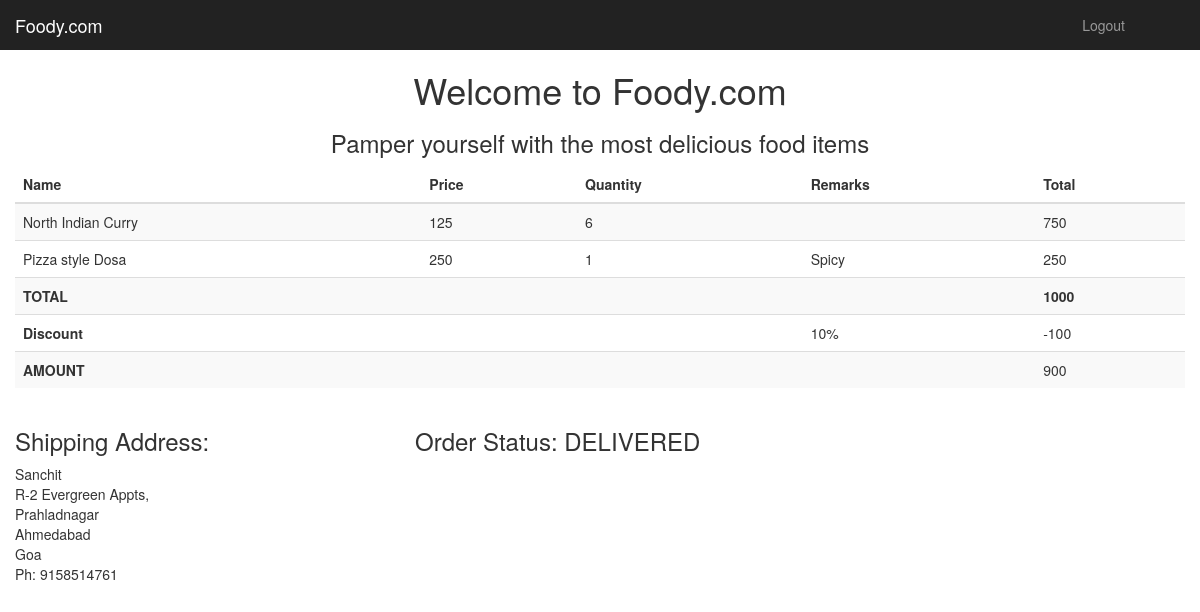
Page /manager/checkorder.php?order=5 (signed in) on the committed database.
### tables this page shows
CREATE TABLE IF NOT EXISTS `order_fooditems` (
  `order_id` int(11) NOT NULL,
  `fooditems_id` int(11) NOT NULL,
  `quantity` int(11) NOT NULL,
  `remarks` text NOT NULL
);

CREATE TABLE IF NOT EXISTS `fooditems` (
`id` int(40) NOT NULL,
  `itemname` varchar(40) NOT NULL,
  `category_id` int(40) NOT NULL,
  `price` int(10) NOT NULL
);

CREATE TABLE IF NOT EXISTS `discount` (
`id` int(11) NOT NULL,
  `code` varchar(15) NOT NULL,
  `percent` int(11) NOT NULL,
  `minprice` int(11) NOT NULL,
  `status` tinyint(1) NOT NULL DEFAULT '1'
);

CREATE TABLE IF NOT EXISTS `address` (
`id` int(11) NOT NULL,
  `user_id` int(11) NOT NULL,
  `name` varchar(50) NOT NULL,
  `line1` text NOT NULL,
  `line2` text,
  `city` varchar(30) NOT NULL,
  `phone` varchar(10) NOT NULL
);

### manager/checkorder.php (the view, shortened to what this page needs)
<?php
    require_once('../includes/DbConnection.php');
    if(isset($_GET['order'])) $orderid=$_GET['order'];
    $sql="SELECT * FROM `order_fooditems` join fooditems on order_fooditems.fooditems_id = fooditems.id WHERE order_id = {$orderid} ";
    $order=mysqli_query($connection,$sql);
    $sql="SELECT * from orders where id={$orderid}";
    $result=mysqli_query($connection,$sql);
    if($result)
    $details=mysqli_fetch_assoc($result);
        $sql="SELECT * from discount where id = {$details['discount_id']}";
        $coupon=mysqli_query($connection,$sql);
        if($coupon)
        $discount=mysqli_fetch_assoc($coupon);
        $disc=$discount['percent']/100;
        $sql="SELECT * from address where id = {$details['addressid']}";
        $addr=mysqli_query($connection,$sql);
        if($addr)
        $address=mysqli_fetch_assoc($addr);
?>
<!DOCTYPE html>
<html lang="en">
<head>
    <link href="../assets/bootstrap/css/bootstrap.min.css" rel="stylesheet">
    <link href="../assets/css/dashboard.css" rel="stylesheet">
  </head>
  <body>
    <nav class="navbar navbar-inverse navbar-fixed-top">
      <div class="container-fluid">
        <div class="navbar-header">
          <a class="navbar-brand" href="index.php">Foody.com</a>
        </div>
        <div id="navbar" class="navbar-collapse collapse">
          <ul class="nav navbar-nav navbar-right">
            <li><a href="#"></a></li>
            <li><a href="../logout.php">Logout</a></li>
            <li><a href="#"></a></li>
            <li><a href="#"></a></li>
          </ul>
        </div>
      </div>
    </nav>
    <div class="container">
		<h1><center>Welcome to Foody.com</center></h1>
		<h3><center>Pamper yourself with the most delicious food items</center></h3>
        <div class="row">
            <table class="table table-striped">
				<thead>
				<tr>
					<th>Name</th>
                    <th>Price</th>
					<th>Quantity</th>
                    <th>Remarks</th>
					<th>Total</th>
				</tr>
				</thead>
                <tbody>
                <?php
                    $total=0;
                    if($order)
                    while($item=mysqli_fetch_assoc($order)){
                ?>
                <tr>
                    <td><?= $item['itemname'] ?></td>
                    <td><?= $item['price'] ?></td>
                    <td><?= $item['quantity'] ?></td>
                    <td><?= $item['remarks'] ?></td>
                    <td><?= $item['price']*$item['quantity']  ?></td>
                </tr>
                <?php
                        $total+=$item['price']*$item['quantity'];
                    }
                ?>
                <tr>
                    <th>TOTAL</th>
                    <td></td>
                    <td></td>
                    <td></td>
                    <th><?=$total?></th>
                </tr>
                <?php
                    if(isset($disc)) {
                        $disc=$total*$disc;
                        $total=$total-$disc;
                ?>
                    <tr>
                        <th>Discount</th>
                        <td></td>
                        <td></td>
                        <td><?=$discount['percent']?>%</td>
                        <td>-<?=$disc?></td>
                    </tr>
                    <tr>
                        <th>AMOUNT</th>
                        <td></td>
                        <td></td>
                        <td></td>
                        <td><?=$total?></td>
                    </tr>
                    <?php
                }
                    ?>
                </tbody>
            </table>
            <div class="row">
                <div class="col-md-4">
                    <h3>Shipping Address:</h3>
                    <?=$address["name"] ?>
                    <br><?=$address["line1"] ?>
                    <br><?=$address["line2"] ?>
                    <br><?=$address["city"] ?>
                    <br>Goa
                    <br>Ph: <?=$address["phone"] ?>
                </div>
                <div class="col-md-8">
                            <h3>Order Status: <?php
                                switch($details['status']){
                                    case 4: echo "DELIVERED"; break;
                                }
                            ?></h3>
               </div>
            </div>
        </div>
</body></html>

### assets/css/dashboard.css (style rules this page uses)
body { padding-top: 50px; }
.navbar-fixed-top { border: 0; }

### rows in the picture
order_fooditems: fooditems.itemname "North Indian Curry", fooditems.price "125", quantity "6", $item['price']*$item['quantity'] "750"
order_fooditems: fooditems.itemname "Pizza style Dosa", fooditems.price "250", quantity "1", remarks "Spicy", $item['price']*$item['quantity'] "250"
discount: percent "10"
address: name "Sanchit", line1 "R-2 Evergreen Appts,", line2 "Prahladnagar", city "Ahmedabad", phone "9158514761"

### other values in the picture
$total "1000"
$disc "100"
$total "900"
